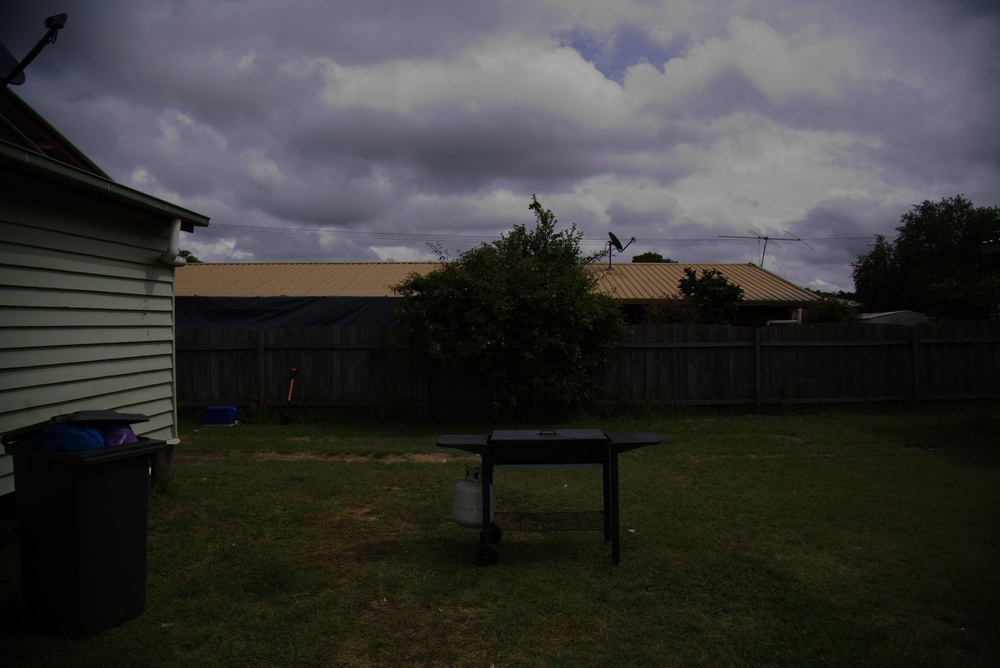
//> input picture Lab 2 - Filters and histogram equalization/material/image.jpg, 1000 x 668 px, shrunk from 2000 x 1335 before the run
$ ./task4 '../../Lab 2 - Filters and histogram equalization/material/image.jpg'   (built with g++ and OpenCV 4)
//> lines starting //> are read from the running program, lines starting //| are printed output that depends on the picture; after the words box and inside, x2 and y2 are one past the last pixel; in counts of white or black regions, pixels touching at a corner belong together
#include "opencv2/imgcodecs.hpp"
#include "opencv2/highgui.hpp"
#include "opencv2/imgproc.hpp"
using namespace cv;
using namespace std;
int main(int argc, char** argv)
{
    // Loads an image
    Mat src = imread( argv[1]);
//> src is the input picture: 668 rows x 1000 cols, CV_8UC3; mean B, G, R 54.4, 56.1, 56.7

    Mat gray;
    cvtColor(src, gray, COLOR_BGR2GRAY);
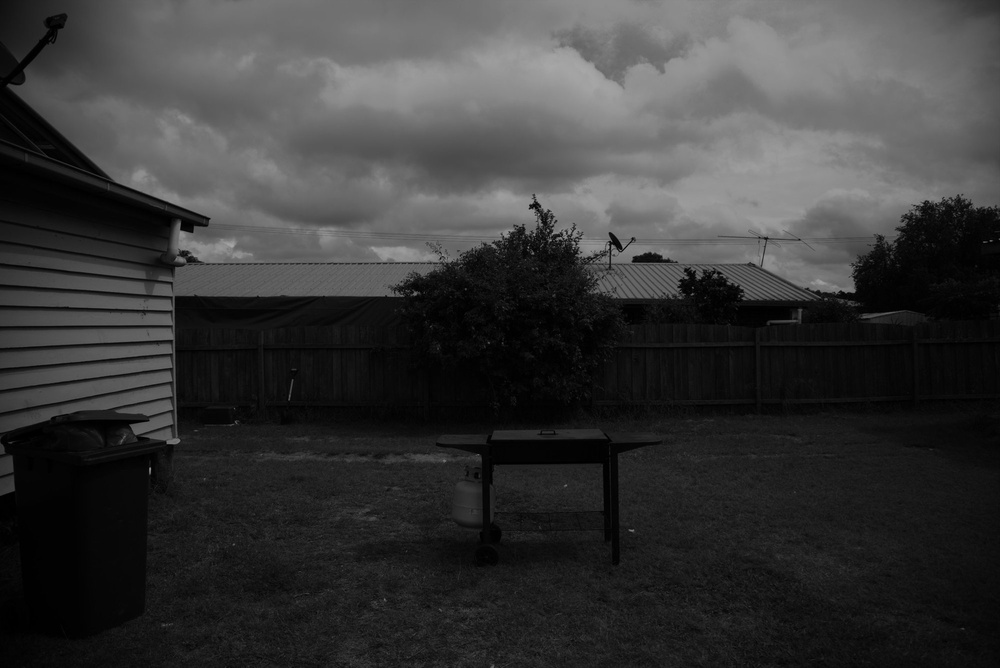
//> gray: 668 rows x 1000 cols, CV_8UC1; min 0, max 168, mean 56.1
    medianBlur(gray, gray, 5);
	cv::Canny(gray, gray, 50, 200, 3);
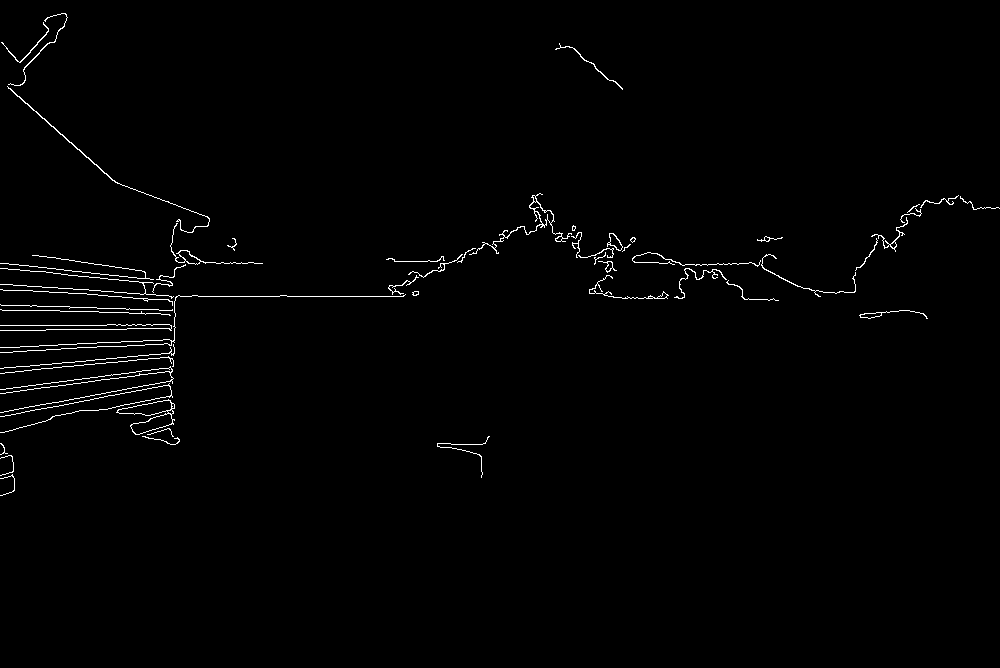
//> gray: 668 rows x 1000 cols, CV_8UC1; 1.1% white in thin lines or dots, all inside (x1, y1, x2, y2) = (0, 13, 1000, 496)
    vector<Vec3f> circles;
    HoughCircles(gray, circles, HOUGH_GRADIENT, 2,
                 gray.rows/16,  // change this value to detect circles with different distances to each other
                 100, 30, 6, 8 // change the last two parameters
            // (min_radius & max_radius) to detect larger circles
    );
//> circles = empty
    for( size_t i = 0; i < circles.size(); i++ ) //let's create the circles
    {
        Vec3i c = circles[i];
        Point center = Point(c[0], c[1]);
        // circle center
        circle( src, center, 1, Scalar(0,0,255), 3, LINE_AA);
        // circle outline
        int radius = c[2];
        circle( src, center, radius, Scalar(0,0,255), FILLED, LINE_AA);
    }
//> this loop made 0 passes
    imshow("Circles", src);
    waitKey();
    return 0;
}
